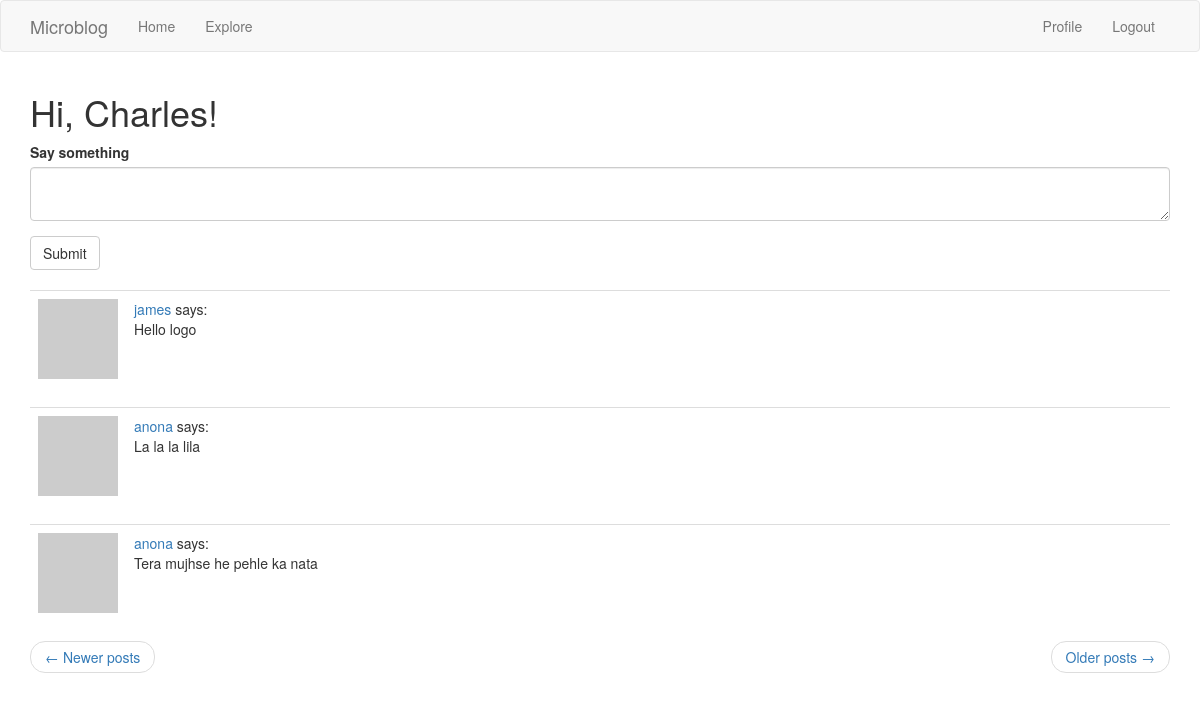
/index?page=3 (signed in), run on the app's committed database.
### app/models.py (models this page shows, shortened)
class User(UserMixin,db.Model):
    id = db.Column(db.Integer, primary_key = True)
    username = db.Column(db.String(64), index = True, unique = True)
    email = db.Column(db.String(120), index = True, unique = True)
    password_hash = db.Column(db.String(128))
    about_me = db.Column(db.String(140))
    last_seen = db.Column(db.DateTime, default = datetime.utcnow)
    posts = db.relationship('Post',backref = 'author', lazy ='dynamic')
    followed = db.relationship('User', secondary = followers,
                primaryjoin=(followers.c.follower_id == id),
                secondaryjoin=(followers.c.followed_id == id),
                backref=db.backref('followers', lazy='dynamic'), lazy='dynamic')
    def avatar(self, size):
        digest = md5('anona8877@gmail.com'.lower().encode('utf-8')).hexdigest()
        if self.email is not None:
            digest = md5(self.email.lower().encode('utf-8')).hexdigest()
        return 'https://www.gravatar.com/avatar/{}?d=identicon&s={}'.format(
            digest, size)
    def followed_posts(self):
        followed = Post.query.join(
            followers, (followers.c.followed_id == Post.user_id)).filter(
                followers.c.follower_id == self.id)
        own = Post.query.filter_by(user_id=self.id)
        return followed.union(own).order_by(Post.timestamp.desc())

class SearchableMixin(object):
    @classmethod
    def before_commit(cls, session):
        session._changes = {
            'add': list(session.new),
            'update': list(session.dirty),
            'delete': list(session.deleted)
        }
    @classmethod
    def after_commit(cls, session):
        for obj in session._changes['add']:
            if isinstance(obj, SearchableMixin):
                add_to_index(obj.__tablename__, obj)
        for obj in session._changes['update']:
            if isinstance(obj, SearchableMixin):
                add_to_index(obj.__tablename__, obj)
        for obj in session._changes['delete']:
            if isinstance(obj, SearchableMixin):
                remove_from_index(obj.__tablename__, obj)
        session._changes = None

class Post(SearchableMixin, db.Model):
    __searchable__ = ['body']
    id = db.Column(db.Integer, primary_key = True)
    body = db.Column(db.String(250))
    timestamp = db.Column(db.DateTime, index = True, default = datetime.utcnow)
    user_id = db.Column(db.Integer, db.ForeignKey('user.id'))

### app/routes.py (the view)
@app.route('/', methods=['GET', 'POST'])
@app.route('/index', methods=['GET', 'POST'])
@login_required
def index():
    form = PostForm()
    if form.validate_on_submit():
        post = Post(body=form.post.data, author=current_user)
        db.session.add(post)
        db.session.commit()
        flash('Your post is now live!')
        return redirect(url_for('index'))
    page = request.args.get('page', 1, type=int)
    posts = current_user.followed_posts().paginate(page, app.config['POST_PER_PAGE'], False)
    next_url = url_for('index', page=posts.next_num) \
        if posts.has_next else None
    prev_url = url_for('index', page=posts.prev_num) \
        if posts.has_prev else None
    return render_template('index.html', title='Home', form=form,
                           posts=posts.items, next_url=next_url,
                           prev_url=prev_url)

### app/forms.py
class SearchForm(FlaskForm):
    q = StringField('Search', validators=[DataRequired()])
    def __init__(self, *args, **kwargs):
        if 'formdata' not in kwargs:
            kwargs['formdata'] = request.args
        if 'csrf_enabled' not in kwargs:
            kwargs['csrf_enabled'] = False
        super(SearchForm, self).__init__(*args, **kwargs)

class PostForm(FlaskForm):
    post = TextAreaField('Say something', validators=[
        DataRequired(), Length(min=1, max=140)])
    submit = SubmitField('Submit')

### app/models.py (called while the page is built)
@login.user_loader
def load_user(id):
    return User.query.get(int(id))

### app/routes.py (called while the page is built)
@app.before_request
def before_request():
    if current_user.is_authenticated:
        current_user.last_seen = datetime.utcnow()
        db.session.commit()
        g.search_form = SearchForm()

### templates/index.html
{% extends "base.html" %}
{% import 'bootstrap/wtf.html' as wtf %}
{% block app_content %}
    <h1 >Hi, {{ current_user.username.capitalize() }}!</h1>
    {% if form %}
    {{ wtf.quick_form(form) }}
    <br>
    {% endif %}
    {% for post in posts %}
        {% include '_post.html' %}
    {% endfor %}
    <nav aria-label="...">
        <ul class="pager">
            <li class="previous{% if not prev_url %} disabled{% endif %}">
                <a href="{{ prev_url or '#' }}">
                    <span aria-hidden="true">&larr;</span> Newer posts
                </a>
            </li>
            <li class="next{% if not next_url %} disabled{% endif %}">
                <a href="{{ next_url or '#' }}">
                    Older posts <span aria-hidden="true">&rarr;</span>
                </a>
            </li>
        </ul>
    </nav>
{% endblock %}

### templates/_post.html
<table class="table table-dark">
    <tr>
        <td width="70px">
            <a href="{{ url_for('user', username=post.author.username) }}">
                <img src="{{ post.author.avatar(70) }}" />
            </a>
        </td>
        <td>
            <a href="{{ url_for('user', username=post.author.username) }}">
                {{ post.author.username }}
            </a>
            says:
            <br>
            {{ post.body }}
        </td>
    </tr>
</table>

### data on the page
User: username "Charles"
Post: author.username "james", body "Hello logo"
Post: author.username "anona", body "La la la lila"
Post: author.username "anona", body "Tera mujhse he pehle ka nata"
